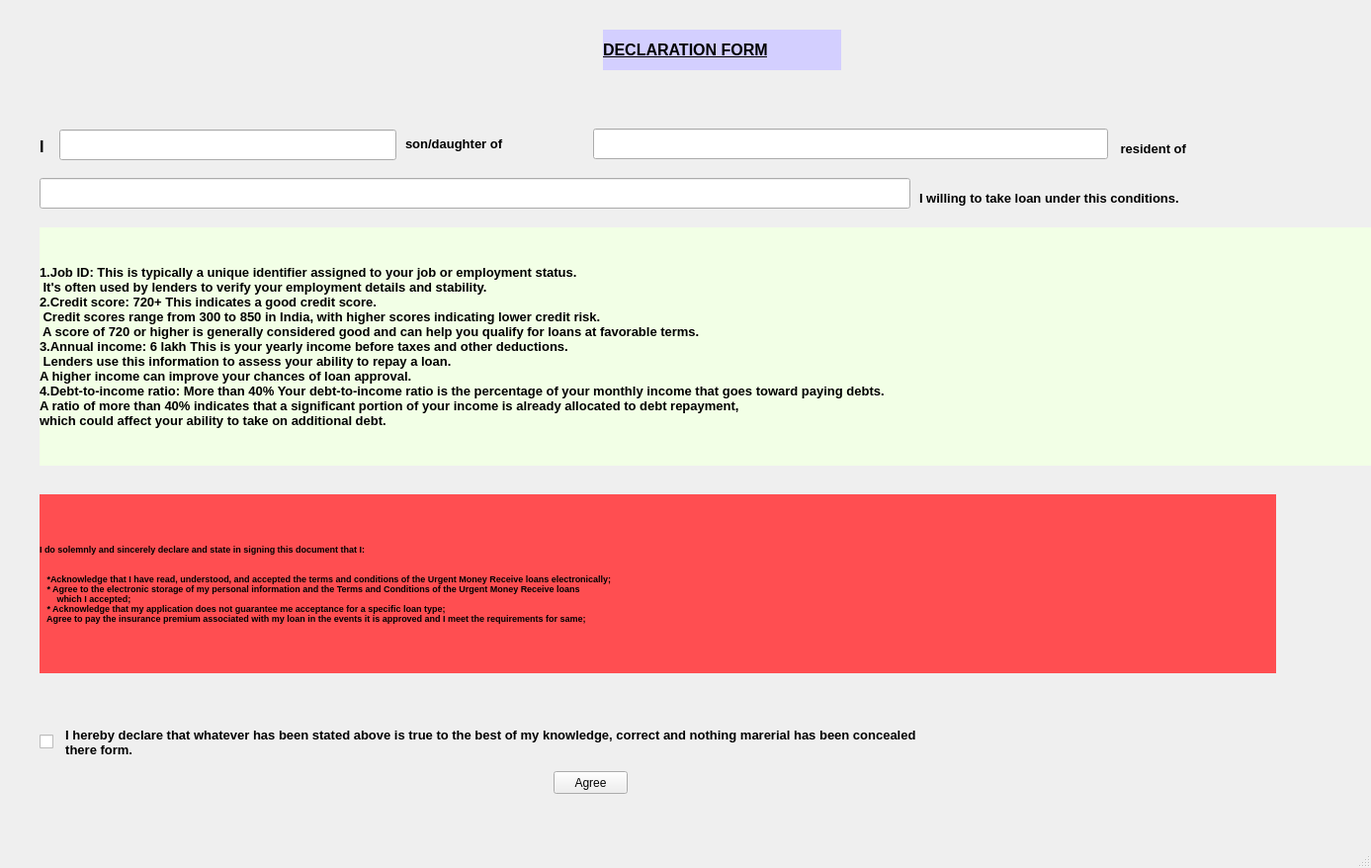
<?xml version="1.0" encoding="UTF-8"?>
<ui version="4.0">
 <class>dec</class>
 <widget class="QMainWindow" name="dec">
  <property name="geometry">
   <rect>
    <x>0</x>
    <y>0</y>
    <width>1387</width>
    <height>878</height>
   </rect>
  </property>
  <property name="minimumSize">
   <size>
    <width>1387</width>
    <height>878</height>
   </size>
  </property>
  <property name="maximumSize">
   <size>
    <width>1387</width>
    <height>878</height>
   </size>
  </property>
  <property name="windowTitle">
   <string>Declaration Page</string>
  </property>
  <widget class="QWidget" name="centralwidget">
   <widget class="QLabel" name="l1">
    <property name="geometry">
     <rect>
      <x>610</x>
      <y>30</y>
      <width>241</width>
      <height>41</height>
     </rect>
    </property>
    <property name="font">
     <font>
      <pointsize>12</pointsize>
      <weight>75</weight>
      <bold>true</bold>
      <underline>true</underline>
     </font>
    </property>
    <property name="styleSheet">
     <string notr="true">background:rgb(211, 207, 255)</string>
    </property>
    <property name="text">
     <string>DECLARATION FORM</string>
    </property>
   </widget>
   <widget class="QLabel" name="l2">
    <property name="geometry">
     <rect>
      <x>40</x>
      <y>140</y>
      <width>55</width>
      <height>16</height>
     </rect>
    </property>
    <property name="font">
     <font>
      <pointsize>12</pointsize>
      <weight>75</weight>
      <bold>true</bold>
     </font>
    </property>
    <property name="text">
     <string>I</string>
    </property>
   </widget>
   <widget class="QLabel" name="l3">
    <property name="geometry">
     <rect>
      <x>410</x>
      <y>135</y>
      <width>211</width>
      <height>21</height>
     </rect>
    </property>
    <property name="font">
     <font>
      <pointsize>10</pointsize>
      <weight>75</weight>
      <bold>true</bold>
     </font>
    </property>
    <property name="text">
     <string>son/daughter of</string>
    </property>
   </widget>
   <widget class="QLineEdit" name="t2">
    <property name="geometry">
     <rect>
      <x>600</x>
      <y>130</y>
      <width>521</width>
      <height>31</height>
     </rect>
    </property>
    <property name="font">
     <font>
      <pointsize>11</pointsize>
      <weight>75</weight>
      <bold>true</bold>
     </font>
    </property>
   </widget>
   <widget class="QLabel" name="l5">
    <property name="geometry">
     <rect>
      <x>1130</x>
      <y>140</y>
      <width>171</width>
      <height>21</height>
     </rect>
    </property>
    <property name="font">
     <font>
      <pointsize>10</pointsize>
      <weight>75</weight>
      <bold>true</bold>
     </font>
    </property>
    <property name="text">
     <string> resident of</string>
    </property>
   </widget>
   <widget class="QLineEdit" name="t1">
    <property name="geometry">
     <rect>
      <x>60</x>
      <y>131</y>
      <width>341</width>
      <height>31</height>
     </rect>
    </property>
    <property name="font">
     <font>
      <pointsize>11</pointsize>
      <weight>75</weight>
      <bold>true</bold>
     </font>
    </property>
   </widget>
   <widget class="QLineEdit" name="t1_2">
    <property name="geometry">
     <rect>
      <x>40</x>
      <y>180</y>
      <width>881</width>
      <height>31</height>
     </rect>
    </property>
    <property name="font">
     <font>
      <pointsize>11</pointsize>
      <weight>75</weight>
      <bold>true</bold>
     </font>
    </property>
   </widget>
   <widget class="QLabel" name="l2_2">
    <property name="geometry">
     <rect>
      <x>930</x>
      <y>180</y>
      <width>381</width>
      <height>41</height>
     </rect>
    </property>
    <property name="font">
     <font>
      <pointsize>10</pointsize>
      <weight>75</weight>
      <bold>true</bold>
     </font>
    </property>
    <property name="text">
     <string>I willing to take loan under this conditions.</string>
    </property>
   </widget>
   <widget class="QLabel" name="l2_3">
    <property name="geometry">
     <rect>
      <x>40</x>
      <y>500</y>
      <width>1251</width>
      <height>181</height>
     </rect>
    </property>
    <property name="font">
     <font>
      <pointsize>7</pointsize>
      <weight>75</weight>
      <bold>true</bold>
     </font>
    </property>
    <property name="styleSheet">
     <string notr="true">background:rgb(255, 78, 81)</string>
    </property>
    <property name="text">
     <string>I do solemnly and sincerely declare and state in signing this document that I:


   *Acknowledge that I have read, understood, and accepted the terms and conditions of the Urgent Money Receive loans electronically;
   * Agree to the electronic storage of my personal information and the Terms and Conditions of the Urgent Money Receive loans 
       which I accepted;
   * Acknowledge that my application does not guarantee me acceptance for a specific loan type;
   Agree to pay the insurance premium associated with my loan in the events it is approved and I meet the requirements for same;</string>
    </property>
   </widget>
   <widget class="QCheckBox" name="checkBox">
    <property name="geometry">
     <rect>
      <x>40</x>
      <y>730</y>
      <width>1241</width>
      <height>41</height>
     </rect>
    </property>
    <property name="font">
     <font>
      <pointsize>10</pointsize>
      <weight>75</weight>
      <bold>true</bold>
     </font>
    </property>
    <property name="text">
     <string>  I hereby declare that whatever has been stated above is true to the best of my knowledge, correct and nothing marerial has been concealed
  there form.</string>
    </property>
   </widget>
   <widget class="QLabel" name="l2_4">
    <property name="geometry">
     <rect>
      <x>40</x>
      <y>230</y>
      <width>1381</width>
      <height>241</height>
     </rect>
    </property>
    <property name="font">
     <font>
      <pointsize>10</pointsize>
      <weight>75</weight>
      <bold>true</bold>
     </font>
    </property>
    <property name="styleSheet">
     <string notr="true">background:rgb(242, 255, 230)</string>
    </property>
    <property name="text">
     <string>1.Job ID: This is typically a unique identifier assigned to your job or employment status.
 It's often used by lenders to verify your employment details and stability.
2.Credit score: 720+ This indicates a good credit score.
 Credit scores range from 300 to 850 in India, with higher scores indicating lower credit risk.
 A score of 720 or higher is generally considered good and can help you qualify for loans at favorable terms.
3.Annual income: 6 lakh This is your yearly income before taxes and other deductions.
 Lenders use this information to assess your ability to repay a loan. 
A higher income can improve your chances of loan approval.
4.Debt-to-income ratio: More than 40% Your debt-to-income ratio is the percentage of your monthly income that goes toward paying debts.
A ratio of more than 40% indicates that a significant portion of your income is already allocated to debt repayment, 
which could affect your ability to take on additional debt.</string>
    </property>
   </widget>
   <widget class="QPushButton" name="pushButton">
    <property name="geometry">
     <rect>
      <x>560</x>
      <y>780</y>
      <width>75</width>
      <height>23</height>
     </rect>
    </property>
    <property name="cursor">
     <cursorShape>PointingHandCursor</cursorShape>
    </property>
    <property name="text">
     <string>Agree</string>
    </property>
   </widget>
  </widget>
  <widget class="QMenuBar" name="menubar">
   <property name="geometry">
    <rect>
     <x>0</x>
     <y>0</y>
     <width>1387</width>
     <height>26</height>
    </rect>
   </property>
  </widget>
  <widget class="QStatusBar" name="statusbar"/>
 </widget>
 <resources/>
 <connections/>
</ui>
